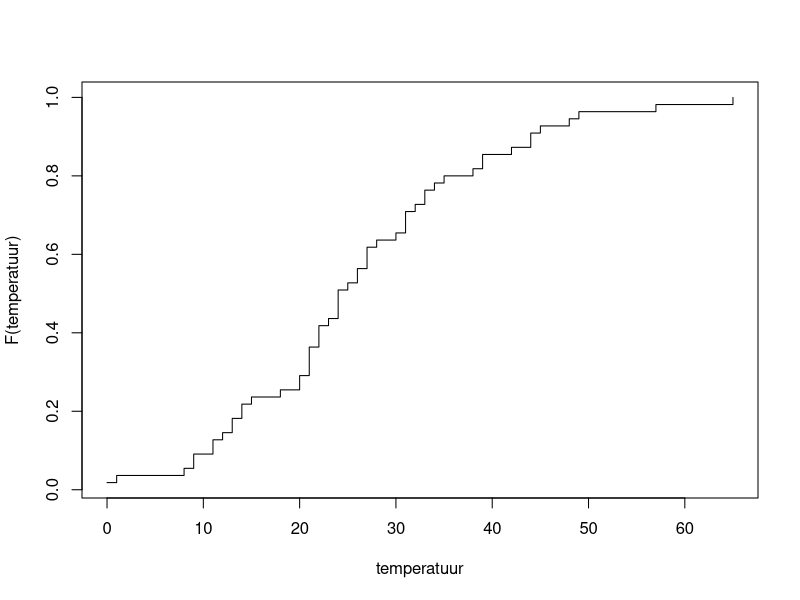
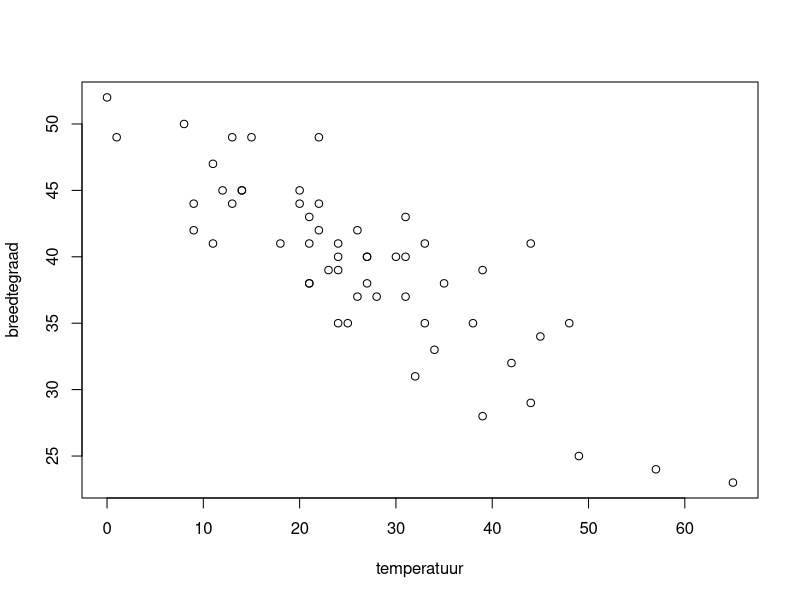

Generate these figures, in order, with R:
# oefening 1: Gemiddelde januari temperatuur USA

temperatuur <- c(0,1,8,9,9,11,11,12,13,13,14,14,15,18,20,20,21,21,21,21,22,22,22,23,24,24,24,24,25,26,26,27,27,27,28,30,31,31,31,32,33,33,34,35,38,39,39,42,44,44,45,48,49,57,65)

plot(sort(temperatuur),(1:55)/55,xlab="temperatuur",ylab="F(temperatuur)",type="s")

median(temperatuur)

sum(temperatuur < 14)/length(temperatuur)

breedtegraad <- c(52,49,50,44,42,41,47,45,44,49,45,45,49,41,44,45,41,43,38,38,42,44,49,39,41,40,35,39,35,42,37,40,38,40,37,40, 40,43,37,31,35,41,33,38,35,39,28,32,29,41,34,35,25,24,23)

plot(temperatuur,breedtegraad,xlab="temperatuur",ylab="breedtegraad")

cor(temperatuur, breedtegraad)